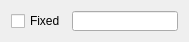
<?xml version="1.0" encoding="UTF-8"?>
<ui version="4.0">
 <class>cell_check_and_edit</class>
 <widget class="QWidget" name="cell_check_and_edit">
  <property name="geometry">
   <rect>
    <x>0</x>
    <y>0</y>
    <width>189</width>
    <height>40</height>
   </rect>
  </property>
  <property name="minimumSize">
   <size>
    <width>0</width>
    <height>0</height>
   </size>
  </property>
  <property name="windowTitle">
   <string>Form</string>
  </property>
  <layout class="QVBoxLayout" name="verticalLayout">
   <item>
    <layout class="QHBoxLayout" name="horizontalLayout">
     <item>
      <widget class="QCheckBox" name="checkBox">
       <property name="minimumSize">
        <size>
         <width>0</width>
         <height>20</height>
        </size>
       </property>
       <property name="text">
        <string>Fixed</string>
       </property>
      </widget>
     </item>
     <item>
      <widget class="QLineEdit" name="lineEdit">
       <property name="minimumSize">
        <size>
         <width>0</width>
         <height>20</height>
        </size>
       </property>
      </widget>
     </item>
    </layout>
   </item>
  </layout>
 </widget>
 <resources/>
 <connections/>
</ui>
